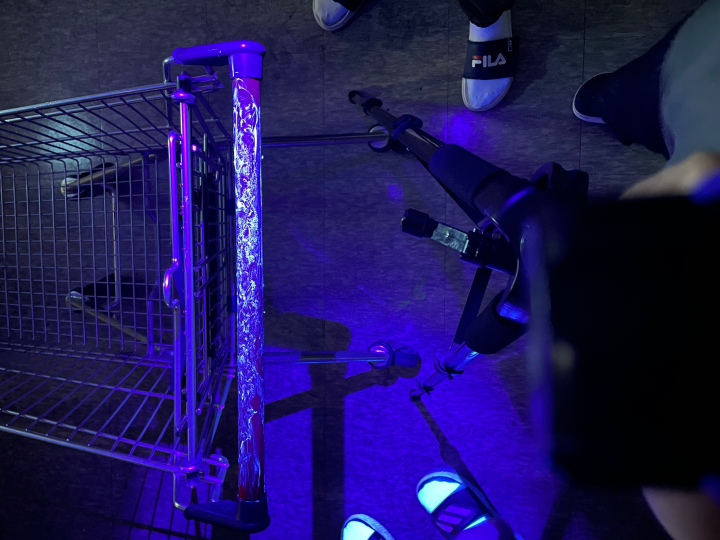
#> input picture handle_before.jpg, 1440 x 1080 px (shown at 1/2 size); its folder holds 6 pictures in this run
$ python handle_test.py
#> lines starting #> are read from the running program, lines starting #| are printed output that depends on the picture
#!/usr/bin/env python
from opencv_header import *

def onChange(pos):
    pass

if __name__ == "__main__":
    global path
    path = './'
    # [5 lines of commented-out code are left out]
    src = cv2.imread(path + "handle_before.jpg", cv2.IMREAD_COLOR)
#> src is the input picture: shape (1080, 1440, 3); mean B, G, R 90.2, 22.9, 30.7
    src = cv2.resize(src, dsize=(640, 480), interpolation=cv2.INTER_AREA)
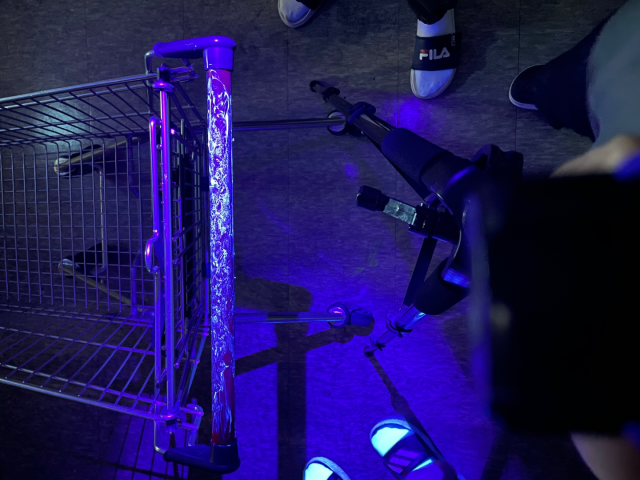
#> src: shape (480, 640, 3); mean B, G, R 90.2, 22.9, 30.7

    cv2.namedWindow("img_binary")

    cv2.createTrackbar("g_scale", "img_binary", 0, 255, onChange)

    cv2.setTrackbarPos("g_scale", "img_binary", 27)

    while cv2.waitKey(33) != ord('q'):
        # ret, frame = capture.read()
        # cv2.imshow("VideoFrame", frame)
#> (key q is pressed here)
        height, width, channel = src.shape

        g_scale = cv2.getTrackbarPos("g_scale", "img_binary")


        img_binary = Grayscale(src, g_scale)
        cv2.imshow('img_binary', img_binary)


        if cv2.waitKey(33) == ord('r'):
            cv2.setTrackbarPos("g_scale", "img_contourBox", 27)

#> (the run stopped early here; a loop or call above may not have finished)
